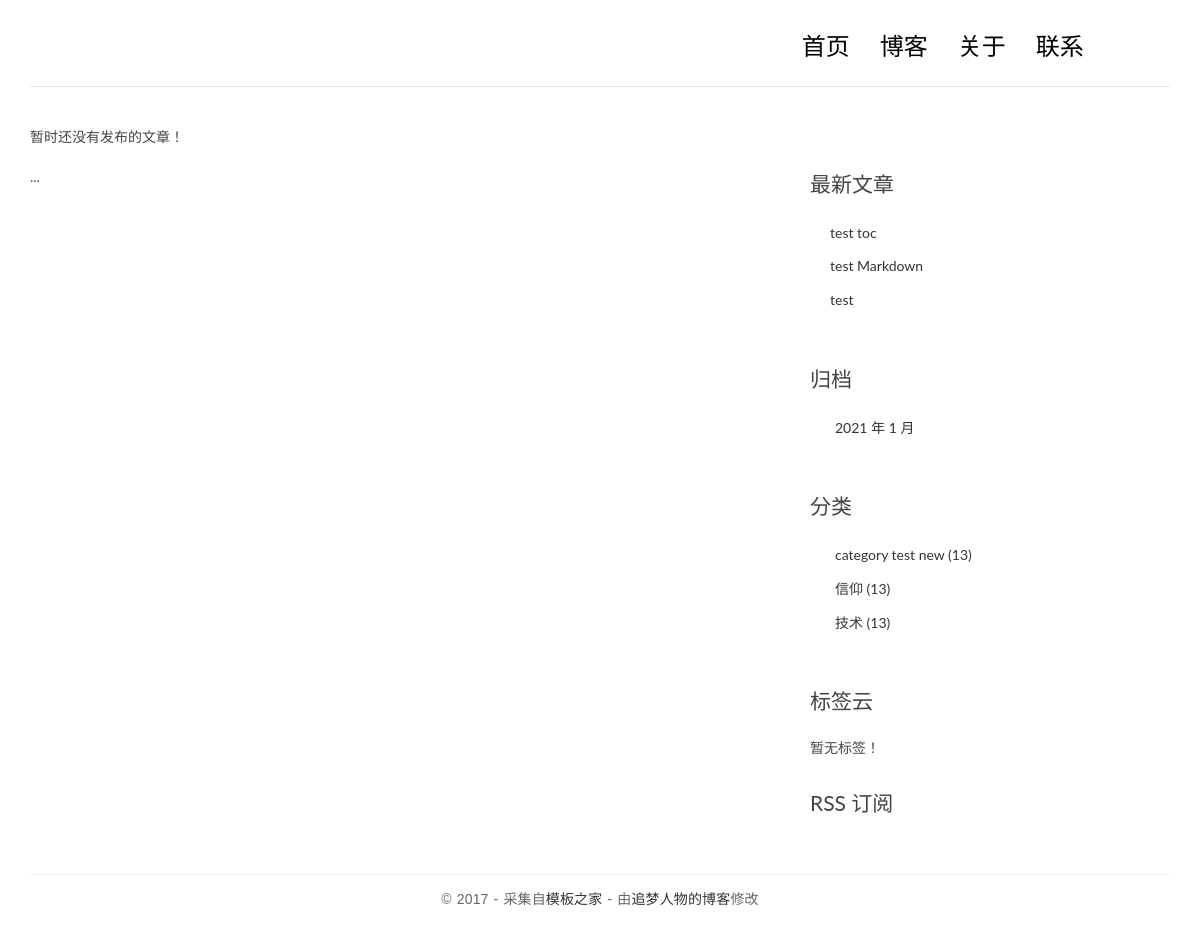
Screenshot of /categories/2/ with the database file from the repository.
### blog/models.py (models this page shows, shortened)
class Post(models.Model):
    title = models.CharField('标题', max_length=70)
    body = models.TextField('正文')
    created_time = models.DateTimeField('创建时间', default=timezone.now)
    modified_time = models.DateTimeField('修改时间')
    excerpt = models.CharField('摘要', max_length=200, blank=True)
    category = models.ForeignKey(Category, verbose_name='分类', on_delete=models.CASCADE)
    tags = models.ManyToManyField(Tag, verbose_name='标签', blank=True)
    author = models.ForeignKey(User, verbose_name='作者', on_delete=models.CASCADE)
    class Meta:
        verbose_name = '文章'
        verbose_name_plural = verbose_name
        ordering = ['-created_time']
    def get_absolute_url(self):
        return reverse('blog:detail', kwargs={'pk': self.pk})

class Category(models.Model):
    name = models.CharField(max_length=100)
    class Meta:
        verbose_name = '分类'
        verbose_name_plural = verbose_name

### blog/views.py (the view)
# urls.py: path('categories/<int:pk>/', views.category, name='category'),
def category(request, pk):
    cate = get_object_or_404(Category, pk=pk)
    post_list = Post.objects.filter(category=cate).order_by('-created_time')
    return render(request, 'blog/index.html', context={'post_list': post_list})

### blog/templatetags/blog_extras.py (called while the page is built)
@register.inclusion_tag('blog/inclusions/_recent_posts.html', takes_context=True)
def show_recent_posts(context, num=5):
    return {
        'recent_post_list': Post.objects.all().order_by('-created_time')
    }

@register.inclusion_tag('blog/inclusions/_archives.html', takes_context=True)
def show_archives(context):
    return {
        'date_list': Post.objects.dates('created_time', 'month', order='DESC'),
    }

@register.inclusion_tag('blog/inclusions/_categories.html', takes_context=True)
def show_categories(context):
    return {
        'category_list': Category.objects.all(),
    }

@register.inclusion_tag('blog/inclusions/_tags.html', takes_context=True)
def show_tags(context):
    return {
        'tag_list': Tag.objects.all(),
    }

### templates/blog/index.html
{% extends 'base.html' %}
{% block main %}
    {% for post in post_list %}
        <article class="post post-{{ post.pk }}">
            <header class="entry-header">
                <h1 class="entry-title">
                    <a href="{{ post.get_absolute_url }}">{{ post.title }}</a>
                    <span class="comments-link"><a href="#comment-area">{{ post.comment_set.count }} 评论</a></span>
                    <span class="views-count"><a href="#">588 阅读</a></span>
                </h1>
                ...
            </header>
            <div class="entry-content clearfix">
                <p>{{ post.excerpt }}...</p>
                <div class="read-more cl-effect-14">
                    <a href="{{ post.get_absolute_url }}" class="more-link">继续阅读 <span class="meta-nav">→</span></a>
                </div>
            </div>
        </article>
    {% empty %}
        <div class="no-post">暂时还没有发布的文章！</div>
    {% endfor %}
    <div class="pagination">
      ...
    </div>
{% endblock main %}

### templates/blog/inclusions/_recent_posts.html
<div class="widget widget-recent-posts">
    <h3 class="widget-title">最新文章</h3>
    <ul>
      {% for post in recent_post_list %}
        <li>
          <a href="{{ post.get_absolute_url }}">{{ post.title }}</a>
        </li>
      {% empty %}
        暂无文章！
      {% endfor %}
    </ul>
</div>

### templates/blog/inclusions/_categories.html
<div class="widget widget-category">
    <h3 class="widget-title">分类</h3>
    <ul>
      {% for category in category_list %}
        <li>
            <a href="{% url 'blog:category' category.pk %}">
                {{ category.name }} <span class="post-count">(13)</span>
            </a>
        </li>
      {% empty %}
        暂无分类！
      {% endfor %}
    </ul>
</div>

### blog/static/blog/css/custom.css (style rules this page uses)
* { outline: none; }
h1, h2, h3, h4, h5, h6 { margin-top: 0; }
a { color: #333; }
body { color: #444; font-family: 'Lato', sans-serif; }
.widget { background: #fff; padding: 30px 0 0; }
.widget-title { font-size: 1.5em; margin-bottom: 20px; line-height: 1.6; padding: 10px 0 0; font-weight: 400; }
.widget-recent-posts ul { padding: 0; margin: 0; padding-left: 20px; }
.widget-recent-posts ul li { list-style-type: none; position: relative; line-height: 170%; margin-bottom: 10px; }
.widget-recent-posts ul li::before { content: '\f3d3'; font-family: "Ionicons"; position: absolute; left: -17px; top: 3px; font-size: 16px; color: #000; }
.widget-category ul { padding: 0; margin: 0; padding-left: 25px; }
.widget-category ul li { list-style-type: none; position: relative; line-height: 170%; margin-bottom: 10px; }
.widget-category ul li::before { content: '\f3fe'; font-family: "Ionicons"; position: absolute; left: -25px; top: 1px; font-size: 18px; color: #000; }

### rows the page displays
Post: title "test toc"
Post: title "test Markdown"
Post: title "test"
Category: name "category test new"
Category: name "信仰"
Category: name "技术"

### other values shown
{{ date.year }} "2021"
{{ date.month }} "1"
